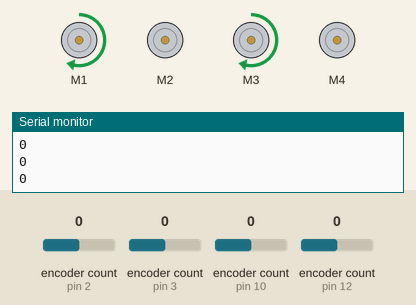
The sketch below on a simulated Arduino Uno, built with avr-gcc and run on an emulated ATmega328P. On the bench: 4 × DC motor (green arrow = forward, orange = backward, longer = faster), the last lines printed to the serial monitor. The inputs (shaded band) are chosen by the test bench; at power-on: encoder count (sensors on pin 2, pin 10, pin 12, pin 3) 0.

Above: at 2.2 s.
2.3 s: encoder count (sensor on pin 2) set to -1
At 3.5 s:
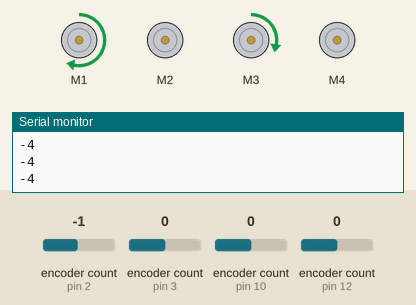
3.8 s: encoder count (sensor on pin 10) set to -1
At 4.1 s:
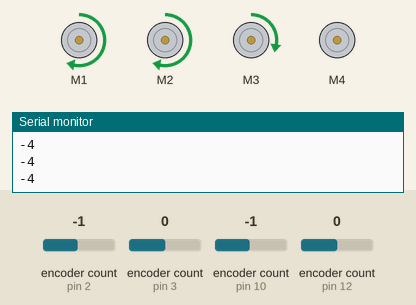
5.3 s: encoder count (sensor on pin 12) set to 1
At 5.9 s:
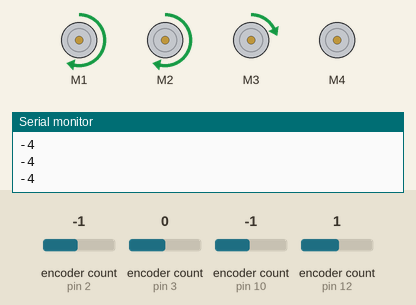
6.8 s: encoder count (sensor on pin 10) set to 0
At 7.7 s:
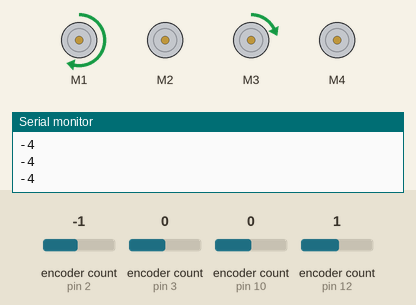
8.3 s: encoder count (sensor on pin 2) set to -2
At 9.5 s:
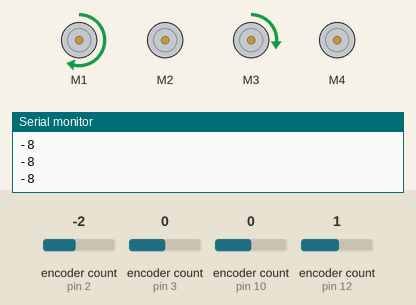
9.8 s: encoder count (sensor on pin 12) set to 2
At 11.2 s:
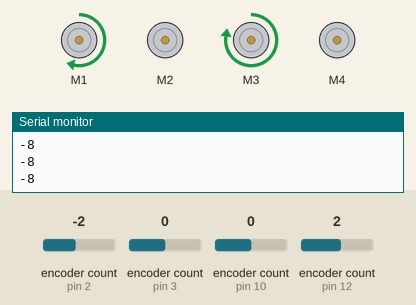
Timing chart, 0 to 12.3 s (numbered marks = the images above; inputs shaded):
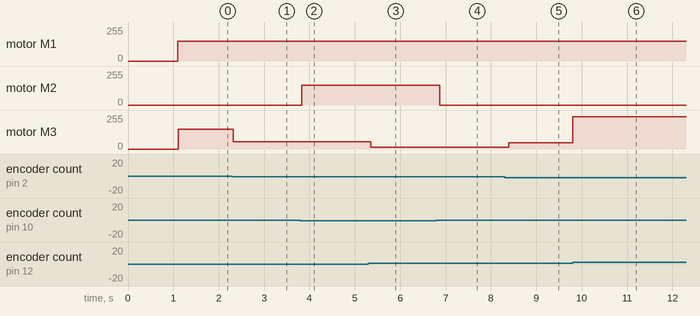

The sketch:

MotorSlave_hack.ino
```cpp
#include <Wire.h>
#include <Adafruit_MotorShield.h>
#include "utility/Adafruit_PWMServoDriver.h"

#include <Encoder.h>
#include <Servo.h>

Adafruit_MotorShield AFMS = Adafruit_MotorShield();

boolean Move(int, int, int);
void motors(int, int);

String inputString = "";         // a string to hold incoming data
boolean stringComplete = false;  // whether the string is complete
Adafruit_DCMotor *motor1 = AFMS.getMotor(1);
Adafruit_DCMotor *motor2 = AFMS.getMotor(2);
Adafruit_DCMotor *motor3 = AFMS.getMotor(3);
Adafruit_DCMotor *motor4 = AFMS.getMotor(4);
Encoder enc1(2,4);
Encoder enc2(10,11);
Encoder enc3(3,5);
Encoder enc4(12,13);
const float pi = 3.1415926535;
const float mmpercount = 0.08886;
const int threshold = 700;
const boolean xInvert = true;
const boolean yInvert = true;

boolean moving = false;
int wheelPowers[] = {0,0,0,0};
long prevSpeeds[] = {0,0,0,0};
int xreq = 0;
int yreq = 0;
int mSpeed = 200;

void setup(){
   // initialize serial:
  Serial.begin(115200);
  AFMS.begin();
  // reserve 200 bytes for the inputString:
  inputString.reserve(200);
  for(int i = 2; i <=5; i++){

   pinMode(i, INPUT);

  }
  enc1.write(0);
  enc2.write(0);
  enc3.write(0);
  enc4.write(0);
  xreq = 50;
  yreq = 0;
  for(int i = 0; i < 4; i++){wheelPowers[i] = 150;}
  delay(1000);

}
void loop()
{
  delay(100);

  if(!(xreq == 0 && yreq == 0)){
    long readSpeeds[] ={enc1.read(), enc2.read(), enc3.read(), enc4.read()};
    float ximbalance = (readSpeeds[0]-prevSpeeds[0] + 0.01)/(readSpeeds[3]-prevSpeeds[3] + 0.01);
    float yimbalance = (readSpeeds[1]-prevSpeeds[1] + 0.01)/(readSpeeds[4]-prevSpeeds[2] + 0.01);
    if(wheelPowers[2]*ximbalance <= 255){wheelPowers[2]*= ximbalance;}
    if(wheelPowers[3]*ximbalance <= 255){wheelPowers[3]*= ximbalance;}
    for(int i = 0; i < 4; i++){
     prevSpeeds[i] = readSpeeds[i];
    }
    Serial.println(readSpeeds[0]);
    if(readSpeeds[0] >= xreq/mmpercount){
      motor1->run(RELEASE);
      motor1->setSpeed(0);
    }else{
      motor1->run(FORWARD);
      motor1->setSpeed(wheelPowers[0]);
    }
    if(readSpeeds[1] >= yreq/mmpercount){
      motor2->run(RELEASE);
      motor2->setSpeed(0);
    }else{
      motor2->run(FORWARD);
      motor2->setSpeed(wheelPowers[1]);
    }
    if(readSpeeds[2] >= xreq/mmpercount){
      motor3->run(RELEASE);
      motor3->setSpeed(0);
    }else{
      motor3->run(FORWARD);
      motor3->setSpeed(wheelPowers[2]);
    }
    if(readSpeeds[3] >= yreq/mmpercount){
      motor4->run(RELEASE);
      motor4->setSpeed(0);
    }else{
      motor4->run(FORWARD);
      motor4->setSpeed(wheelPowers[3]);
    }

    if(readSpeeds[0] >= xreq/mmpercount && readSpeeds[1] >= yreq/mmpercount && readSpeeds[2] >= xreq/mmpercount && readSpeeds[3] >= yreq/mmpercount){
      motor1->run(RELEASE);
      motor2->run(RELEASE);
      motor3->run(RELEASE);
      motor4->run(RELEASE);
      motor1->setSpeed(0);
      motor2->setSpeed(0);
      motor3->setSpeed(0);
      motor4->setSpeed(0);
      xreq = 0; yreq = 0;
      enc1.write(0);
      enc2.write(0);
      enc3.write(0);
      enc4.write(0);
    }


  }else{


  }
}/*
void placeholder2(){
   analogWrite(motorPins[0],power1);
    analogWrite(motorPins[2],power3); digitalWrite(directionPins[2],HIGH);
    delay(100);
    read1=wheel1.read();
    read3=wheel3.read();
    imbalance = (read1-prev1 + 0.01)/(read3-prev3 + 0.01);
    if(power3*imbalance <= 255){power3*= imbalance;}
    Serial.print(read1-prev1);Serial.print(", "); Serial.print(read3-prev3);Serial.print(", "); Serial.print(imbalance);Serial.print(", "); Serial.println(power3);
    /*analogWrite(motorPins[2], 150);
    Serial.println(wheel3.read());
    delay(100);
    prev1 = read1;
    prev3 = read3;


}
void placehoder(){

      while(wheel1.read() < 50/mmpercount){
        digitalWrite(32, HIGH);
          analogWrite(2,155);
        delay(100);
        Serial.println(wheel1.read());
      }


}
void motorsStalled(boolean *stalled, int pins[], int threshold){
  for(int i = 0; i < 4; i++){
    if(analogRead(pins[i]) >= threshold){
      stalled[i] = true;
    }
    else{
      stalled[i] = false;
    }
  }
}
void motors(int Degrees, int power){
  power =  power * 255/100;
  int x = cos(degreetoRad(Degrees)) * power;
  int y = sin(degreetoRad(Degrees)) * power;
  boolean xB = xInvert; //true if not changed
  boolean yB = yInvert;
  if(x<0){ // invert the directions (make them false) to go backward
    xB *= -1;
  }
  if(y<0){
    yB *= -1;
  }
  digitalWrite(directionPins[0], xB);
  digitalWrite(directionPins[1], yB);
  digitalWrite(directionPins[2], xB);
  digitalWrite(directionPins[3], yB);
  ]  motor1->run(FORWARD);
  motor2->run(FORWARD);
  motor3->run(FORWARD);
  motor4->run(FORWARD);
}
void Drive(int m1, int m2, int m3, int m4){
  analogWrite(motorPins[0], m1 * 255/100);
  analogWrite(motorPins[1], m2 * 255/100);
  analogWrite(motorPins[2], m3 * 255/100);
  analogWrite(motorPins[3], m4 * 255/100);
}

boolean Move(int Degrees, int power, int distance){
   wheel1.write(0);
   wheel2.write(0);
   wheel3.write(0);
   wheel4.write(0);
   boolean done = false;
   int x = cos(degreetoRad(Degrees)) * distance;
   int y = sin(degreetoRad(Degrees)) * distance;
   int Pow1 = cos(degreetoRad(Degrees)) * power;
   int Pow3 = Pow1;
   int Pow2 = sin(degreetoRad(Degrees)) * power;
   int Pow4 = Pow2;
   x*= 1/mmpercount;
   y*= 1/mmpercount;
   int old1 = 0;
   int old2 = 0;
   int old3 = 0;
   int old4 = 0;
   motors(Degrees, power);
   while(done == false){
     int new1 = wheel1.read();
     int new2 = wheel2.read();
     int new3 = wheel3.read();
     int new4 = wheel4.read();
     int xImbalance = (new1-old1)/(new3-old3);
     Pow3 = Pow3 * xImbalance;
     int yImbalance = (new2-old2)/(new4-old4);
     Pow4 = Pow4 * yImbalance;
     Drive(Pow1,Pow2,Pow3,Pow4);
     Serial.println(new1);
     Serial.println(new2);
     Serial.println(new3);
     Serial.println(new4);
     if(new1 >= x){analogWrite(motorPins[0],0);Serial.println("1");}
     if(new2 >= y){analogWrite(motorPins[1],0);Serial.println("2");}
     if(new3 >= x){analogWrite(motorPins[2],0);Serial.println("3");}
     if(new4 >= y){analogWrite(motorPins[3],0);Serial.println("4");}
     if(new1 >= x && new2 >= y && new3 >= x && new4 >= y){
       Drive(0,0,0,0);
       done=true;
      Serial.println("dfasdfasd");
     }
     old1 = wheel1.read();
     old2 = wheel2.read();
     old3 = wheel3.read();
     old4 = wheel4.read();
   }

}
boolean serialEvent() {
  while (Serial.available()) {
    // get the new byte:
    char inChar = (char)Serial.read();
    // add it to the inputString:
    inputString += inChar;
    // if the incoming character is a newline, set a flag
    // so the main loop can do something about it:
    if (inChar == '\n') {
      return true;
    }
  }
}
String wordAfter(String data, int index){
  int index2 = data.indexOf(' ', index+1);
  //Serial.println(index2, DEC);
  String wordAfter = data.substring(index,index2);
  return(wordAfter);
}
double degreetoRad(double Degrees){
  return 2* pi *Degrees/360;
}*/
```

Measured:
- after the input at 2.3 s, motor M3: forward 150/255 → forward 54/255 at once
- after the input at 3.8 s, motor M2: stopped → forward 150/255 at once
- after the input at 5.3 s, motor M3: forward 54/255 → forward 14/255 after 0.05 s
- after the input at 6.8 s, motor M2: forward 150/255 → stopped after 0.07 s
- after the input at 8.3 s, motor M3: forward 14/255 → forward 46/255 after 0.09 s
- after the input at 9.8 s, motor M3: forward 46/255 → forward 243/255 at once
